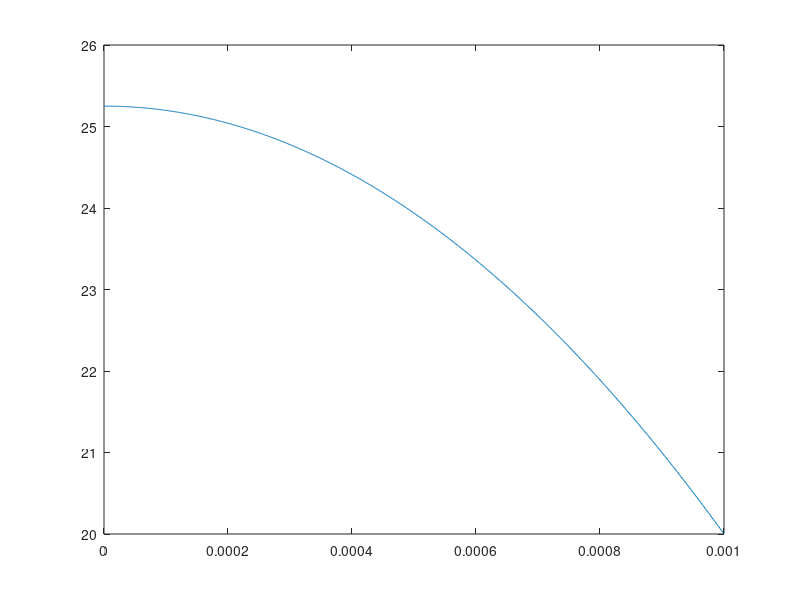

Recreate this plot in MATLAB.
close all
clear all
clc

%Constantes

T_amb = 20;
lambda = 0.1;
Q = 2.1e6;
r0 = 0;
R = 0.001;

h = 1e-6;

% Inicializar Vetores:
r = [r0:h:R]';
N = length(r);
T = zeros(N,1);

% build matrix:
A= -2 * eye(N);
A(N,N) = 1;

for i=2:N-1
    A(i,i+1)=1+h/(2*r(i));
    A(i,i-1)=1-h/(2*r(i));
end

A(1,2) = 2;

% build 'b' vector:
b = -h^2 * Q / lambda * ones(N,1);
b(N) = T_amb;   % correct last element


% Find solution:
T = linsolve(A,b);
plot(r,T)









